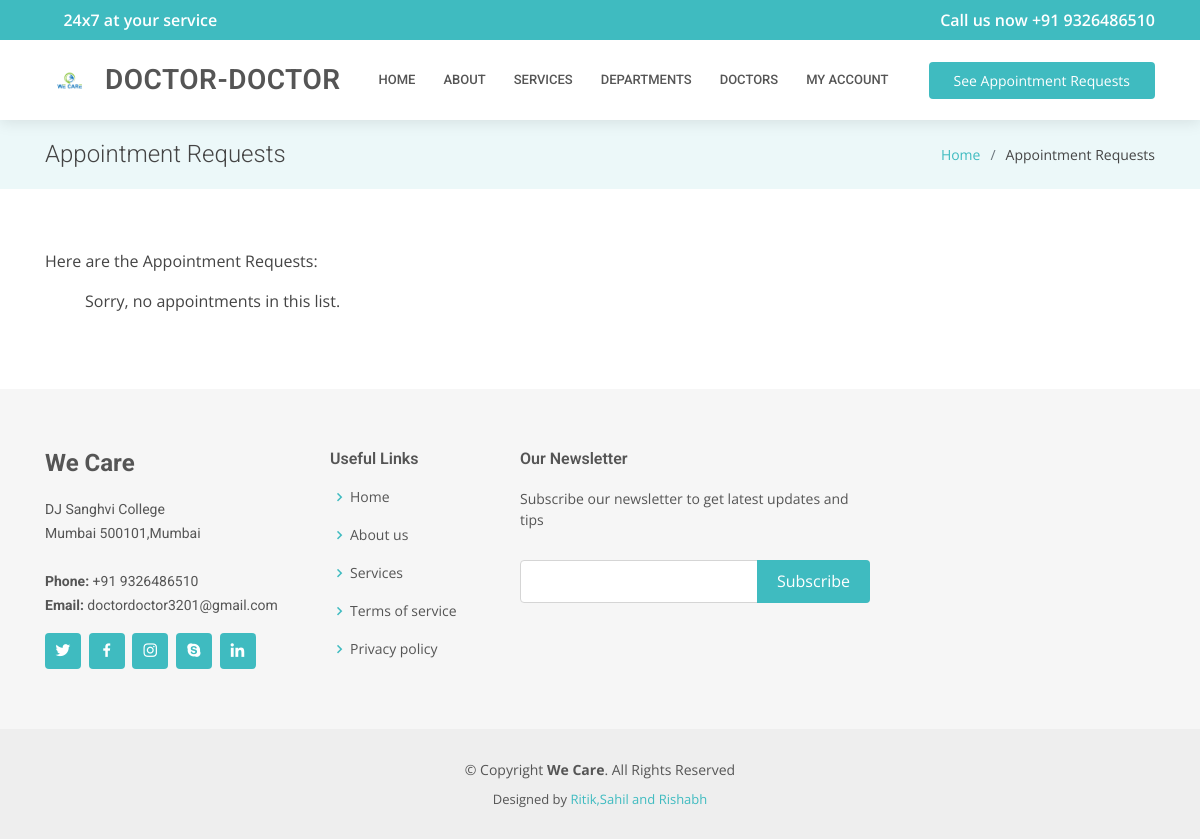
Page /doctor-portal/see-schedule/ (signed in) on the earlier database version.
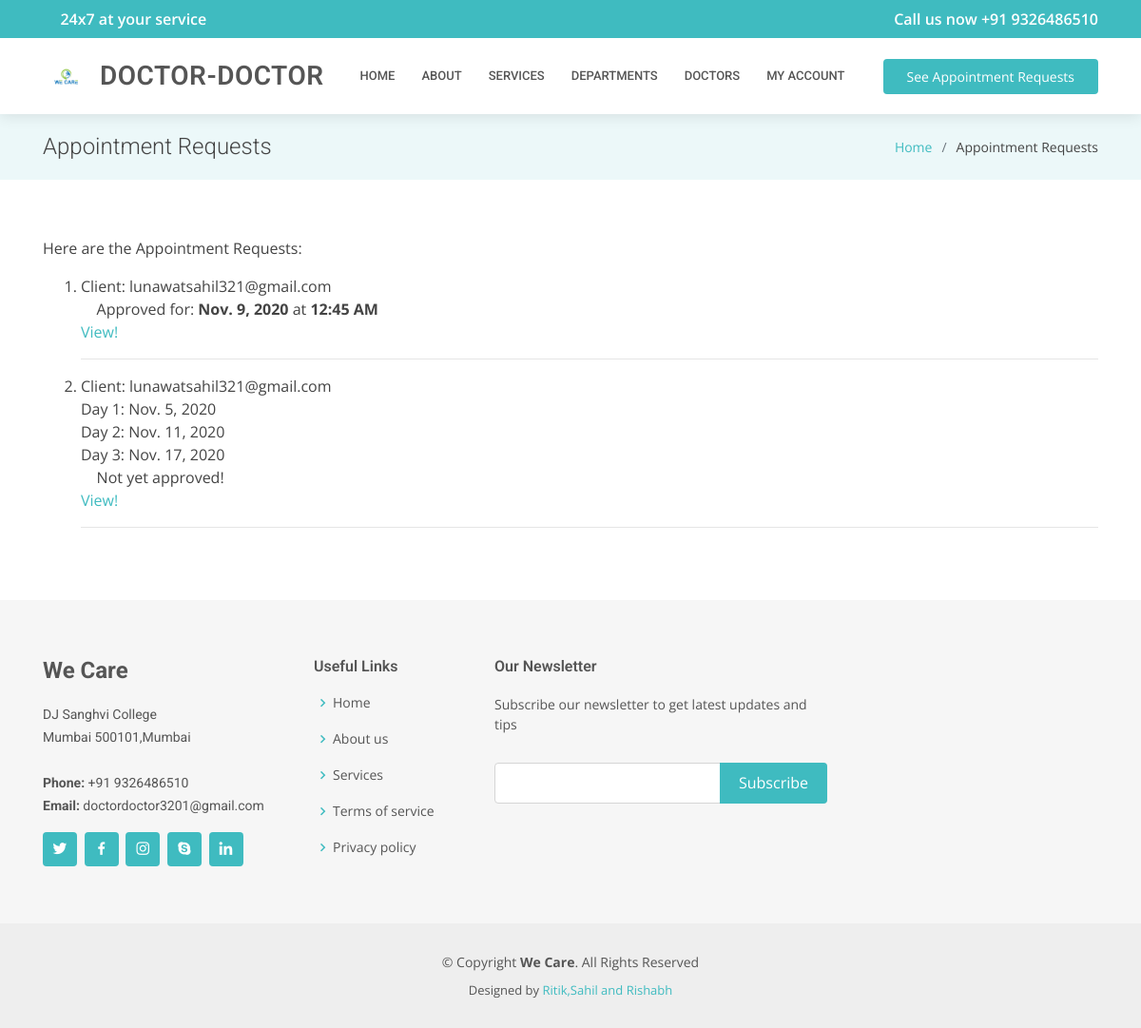
Same page on the later database version.
### accounts/models.py (models this page shows, shortened)
class Appointment(models.Model):
    id              = models.AutoField(primary_key=True)
    doctor          = models.ForeignKey(Doctor,related_name='appointment_doctor',on_delete=models.CASCADE)
    patient         = models.ForeignKey(Patient,related_name='appointment_patient',on_delete=models.CASCADE)
    day1            = models.DateField(blank=True, editable=True,null=True)
    day2            = models.DateField(blank=True, editable=True,null=True)
    day3            = models.DateField(blank=True, editable=True,null=True)
    message         = models.CharField(blank=True, null=True, max_length=512)
    approved_for    = models.CharField(blank=True, editable=True,null=True, max_length=10)
    approved_time   = models.CharField(blank=True, editable=True,null=True, max_length=10)
    prescription    = models.CharField(blank=True, editable=True,null=True, max_length=1000)
    class Meta:
        verbose_name = 'Appointment'

class CustomUser(AbstractUser):
    id              = models.AutoField(primary_key=True)
    username        = models.CharField(max_length=30,null=True,blank=True)
    fullname        = models.CharField(blank=True, null=True, max_length=255)##
    is_doctor       = models.BooleanField(default=False, blank=True, null=True)
    password        = models.CharField(max_length=255)
    email           = models.EmailField(max_length=254, unique=True)
    date_of_birth   = models.DateField(blank=True, editable=True,null=True)
    date_created    = models.DateField(auto_now=True, editable=False)
    is_active       = models.BooleanField(default=True)
    is_admin        = models.BooleanField(default=False)
    USERNAME_FIELD  = 'email'
    REQUIRED_FIELDS = []
    objects = CustomUserManager()
    def __str__(self):
        return str(self.email)

### accounts/views.py (the view)
# urls.py: url(r'^doctor-portal/see-schedule/$',views.see_schedule.as_view(),name='see_schedule'),
class see_schedule(PermissionRequiredMixin, ListView):
    permission_required = 'accounts.view_appointment'
    model = Appointment
    template_name = 'accounts/doctor_schedule.html'
    context_object_name = 'schedule'
    def get_queryset(self):
        queryset = super().get_queryset()
        queryset = Appointment.objects.filter(doctor=self.request.user)
        return queryset

### accounts/templatetags/profile_tags.py (called while the page is built)
@register.filter(name='has_group')
def has_group(user, group_name):
    return user.groups.filter(name=group_name).exists()

### accounts/templates/accounts/doctor_schedule.html (shortened to what this page needs)
{% extends "DoctorDoctor/base.html" %}
{% block title_page %}Appointment Requests{% endblock %}
{% block title_in_li %}Appointment Requests{% endblock %}
{% block inner_page %}
Here are the Appointment Requests:
<ol>
    {% for a in schedule %}
    <li>
        Client: {{a.patient}}<br>
        {% if a.approved_for == '1' %}
        <i class="icofont-tick-boxed"></i> Approved for: <strong>{{a.day1}}</strong> at <strong>{{a.approved_time}}</strong>
        {% elif a.approved_for == '2' %}
        <i class="icofont-tick-boxed"></i> Approved for: <strong>{{a.day2}}</strong> at <strong>{{a.approved_time}}</strong>
        {% elif a.approved_for == '3' %}
        <i class="icofont-tick-boxed"></i> Approved for: <strong>{{a.day3}}</strong> at <strong>{{a.approved_time}}</strong>
        {% else %}
        Day 1: {{a.day1}}<br>
        Day 2: {{a.day2}}<br>
        Day 3: {{a.day3}}<br>
        <i class="icofont-close-squared-alt"></i> Not yet approved!
        {% endif %}
        <br><a href="{% url 'accounts:detail_appointment' pk=a.id %}">View!</a><hr>
    </li>
    {% empty %}
    Sorry, no appointments in this list.
    {% endfor %}
</ol>
{% endblock %}

Differences in the rows shown:
added Appointment: patient "lunawatsahil321@gmail.com", day2 "Nov. 9, 2020", approved_time "12:45 AM"
added Appointment: patient "lunawatsahil321@gmail.com", day1 "Nov. 5, 2020", day2 "Nov. 11, 2020", day3 "Nov. 17, 2020"
Other differences:
text no longer shown: "Sorry, no appointments in this list."
